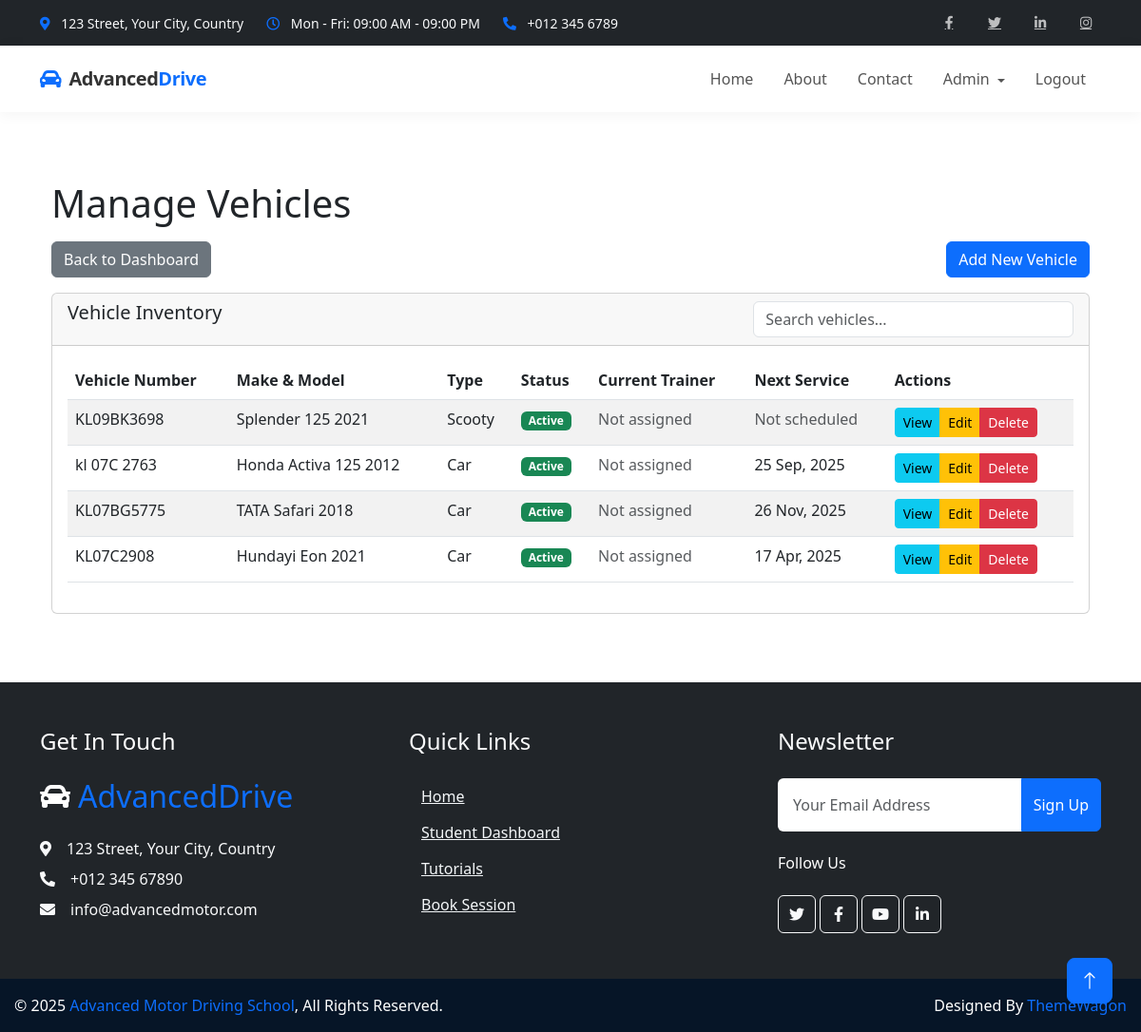
Page /admin-dashboard/vehicles/ (signed in) on the committed database.
### vehicles/models.py (models this page shows, shortened)
class Vehicle(models.Model):
    VEHICLE_TYPES = (
        ('CAR', 'Car'),
        ('SCOOTY', 'Scooty'),
        ('OTHER', 'Other')
    )
    vehicle_number = models.CharField(max_length=20, unique=True)
    make = models.CharField(max_length=50)
    model = models.CharField(max_length=100)
    vehicle_type = models.CharField(max_length=10, choices=VEHICLE_TYPES)
    purchased_year = models.PositiveIntegerField()
    registration_expiry = models.DateField(null=True, blank=True)
    insurance_expiry = models.DateField(null=True, blank=True)
    seating_capacity = models.PositiveIntegerField(default=2)
    last_service_date = models.DateField(null=True, blank=True)
    next_service_due = models.DateField(null=True, blank=True)
    odometer_reading = models.PositiveIntegerField(default=0)
    is_active = models.BooleanField(default=True)
    created_at = models.DateTimeField(auto_now_add=True)
    updated_at = models.DateTimeField(auto_now=True)
    def is_maintenance_due(self):
        if not self.next_service_due:
            return False
        return self.next_service_due <= timezone.now().date()
    def days_to_maintenance(self):
        if not self.next_service_due:
            return None
        delta = self.next_service_due - timezone.now().date()
        return delta.days
    def get_current_trainer(self):
        last_assignment = self.assignment_history.filter(returned_date__isnull=True).order_by('-assigned_date').first()
        return last_assignment.trainer if last_assignment else None

### admins/views.py (the view)
# urls.py: path('vehicles/', views.manage_vehicles, name='manage_vehicles'),
@login_required
def manage_vehicles(request):
    if not hasattr(request.user, 'admin'):
        messages.error(request, "You don't have permission to access this page.")
        return redirect('home')
    vehicles = Vehicle.objects.all().order_by('-created_at')
    return render(request, 'admins/manage_vehicles.html', {'vehicles': vehicles})

### admins/templates/admins/manage_vehicles.html (shortened to what this page needs)
{% extends 'base.html' %}
{% block content %}
<div class="container mt-4">
    <h1>Manage Vehicles</h1>
    <div class="d-flex justify-content-between align-items-center mt-3 mb-3">
        <a href="{% url 'admins:admin_dashboard' %}" class="btn btn-secondary">Back to Dashboard</a>
        <a href="{% url 'admins:add_vehicle' %}" class="btn btn-primary">Add New Vehicle</a>
    </div>
    <div class="card mb-4">
        <div class="card-header">
            <div class="row">
                <div class="col-md-8">
                    <h5 class="card-title mb-0">Vehicle Inventory</h5>
                </div>
                <div class="col-md-4">
                    <input type="text" id="vehicleSearch" class="form-control" placeholder="Search vehicles...">
                </div>
            </div>
        </div>
        <div class="card-body">
            <div class="table-responsive">
                <table class="table table-striped">
                    <thead>
                        <tr>
                            <th>Vehicle Number</th>
                            <th>Make & Model</th>
                            <th>Type</th>
                            <th>Status</th>
                            <th>Current Trainer</th>
                            <th>Next Service</th>
                            <th>Actions</th>
                        </tr>
                    </thead>
                    <tbody>
                        {% for vehicle in vehicles %}
                        <tr>
                            <td>{{ vehicle.vehicle_number }}</td>
                            <td>{{ vehicle.make }} {{ vehicle.model }}</td>
                            <td>{{ vehicle.get_vehicle_type_display }}</td>
                            <td>
                                {% if vehicle.is_active %}
                                <span class="badge bg-success">Active</span>
                                {% else %}
                                <span class="badge bg-danger">Inactive</span>
                                {% endif %}
                            </td>
                            <td>
                                {% with trainer=vehicle.get_current_trainer %}
                                {% if trainer %}
                                {{ trainer }}
                                {% else %}
                                <span class="text-muted">Not assigned</span>
                                {% endif %}
                                {% endwith %}
                            </td>
                            <td>
                                {% if vehicle.next_service_due %}
                                {% if vehicle.is_maintenance_due %}
                                <span class="badge bg-danger">Overdue</span>
                                {% elif vehicle.days_to_maintenance <= 7 %}
                                <span class="badge bg-warning">Due soon ({{ vehicle.days_to_maintenance }} days)</span>
                                {% else %}
                                {{ vehicle.next_service_due|date:"d M, Y" }}
                                {% endif %}
                                {% else %}
                                <span class="text-muted">Not scheduled</span>
                                {% endif %}
                            </td>
                            <td>
                                <div class="btn-group">
                                    <a href="{% url 'admins:vehicle_detail' vehicle.id %}" class="btn btn-sm btn-info">View</a>
                                    <a href="{% url 'admins:edit_vehicle' vehicle.id %}" class="btn btn-sm btn-warning">Edit</a>
                                    <a href="{% url 'admins:delete_vehicle' vehicle.id %}" class="btn btn-sm btn-danger">Delete</a>
                                </div>
                            </td>
                        </tr>
                        {% empty %}
                        <tr>
                            <td colspan="7" class="text-center">No vehicles added yet.</td>
                        </tr>
                        {% endfor %}
                    </tbody>
                </table>
            </div>
        </div>
    </div>
</div>
{% endblock %}

### static/css/style.css (style rules this page uses)
:root { --primary: #F3BD00; --secondary: #757575; --light: #F3F6F8; --dark: #0C2B4B; }
.btn { font-weight: 500; transition: .5s; }
.btn.btn-primary, .btn.btn-outline-primary:hover { color: #FFFFFF; }

### templates/base.html (style rules this page uses)
html, body { height: 100%; margin: 0; padding: 0; display: flex; flex-direction: column; }

### rows in the picture
Vehicle: vehicle_number "KL09BK3698", make "Splender 125", model "2021", vehicle_type "Scooty", is_active "Active", shows "Not scheduled"
Vehicle: vehicle_number "kl 07C 2763", make "Honda Activa 125", model "2012", vehicle_type "Car", is_active "Active", next_service_due "25 Sep, 2025"
Vehicle: vehicle_number "KL07BG5775", make "TATA Safari", model "2018", vehicle_type "Car", is_active "Active", next_service_due "26 Nov, 2025"
Vehicle: vehicle_number "KL07C2908", make "Hundayi Eon", model "2021", vehicle_type "Car", is_active "Active", next_service_due "17 Apr, 2025"
